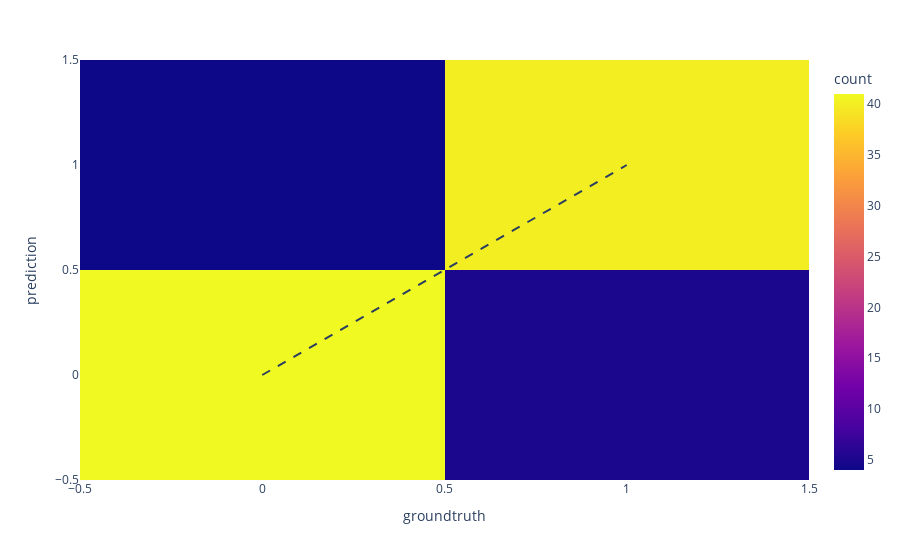

The cell this chart's notebook holds for it:
### Markdown cell above
# Confusion Matrix

### Code cell
fig = px.density_heatmap(x=test_y, y=preds, labels={'x': 'groundtruth','y': 'prediction'})
fig.add_shape(
              type='line', line=dict(dash='dash'),
            x0 = preds.min(), y0 = preds.min(),
            x1 = preds.max(), y1 = preds.max()
)
fig.show()

### Figure 1 — Plotly figure (JSON) as saved in the notebook; plotly's stock layout.template omitted (floating-point values rounded to 4 significant figures)
{"data": [{"coloraxis": "coloraxis", "hovertemplate": "groundtruth=%{x}<br>prediction=%{y}<br>count=%{z}<extra></extra>", "name": "", "type": "histogram2d", "x": [1, 0, 0, 1, 0, 1, 0, 1, 0, 1, 1, 1, 0, 1, 0, 1, 0, 1, 0, 0, 0, 1, 0, 1, 1, 1, 0, 0, 1, 1, 1, 0, 0, 1, 0, 0, 1, 0, 0, 0, 1, 1, 1, 0, 1, 1, 0, 1, 0, 0, 0, 1, 1, 0, 1, 1, 1, 0, 0, 1, 1, 1, 0, 1, 0, 0, 1, 0, 1, 1, 0, 0, 1, 0, 0, 0, 1, 0, 0, 1, 1, 0, 1, 0, 1, 1, 0, 0, 0, 1], "xaxis": "x", "xbingroup": "x", "y": [1, 0, 0, 1, 0, 0, 0, 1, 0, 1, 1, 1, 0, 0, 1, 1, 0, 1, 0, 0, 0, 1, 0, 0, 1, 1, 0, 0, 0, 1, 1, 0, 0, 0, 0, 1, 1, 0, 0, 0, 1, 1, 1, 0, 1, 1, 0, 1, 0, 0, 0, 1, 1, 0, 1, 1, 1, 0, 0, 1, 1, 1, 0, 1, 0, 0, 1, 0, 1, 1, 0, 0, 1, 0, 0, 0, 1, 1, 0, 1, 1, 0, 1, 1, 1, 1, 0, 0, 0, 1], "yaxis": "y", "ybingroup": "y"}], "layout": {"coloraxis": {"colorbar": {"title": {"text": "count"}}, "colorscale": [[0, "#0d0887"], [0.1111, "#46039f"], [0.2222, "#7201a8"], [0.3333, "#9c179e"], [0.4444, "#bd3786"], [0.5556, "#d8576b"], [0.6667, "#ed7953"], [0.7778, "#fb9f3a"], [0.8889, "#fdca26"], [1, "#f0f921"]]}, "legend": {"tracegroupgap": 0}, "margin": {"t": 60}, "shapes": [{"line": {"dash": "dash"}, "type": "line", "x0": 0, "x1": 1, "y0": 0, "y1": 1}], "xaxis": {"anchor": "y", "domain": [0, 1], "title": {"text": "groundtruth"}}, "yaxis": {"anchor": "x", "domain": [0, 1], "title": {"text": "prediction"}}}}
